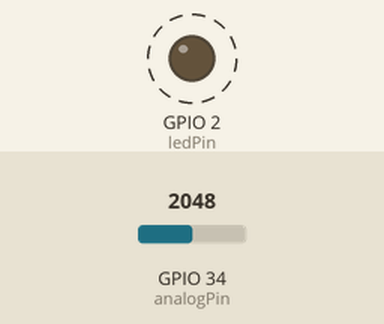
Recording of a sketch running on a simulated ESP32. On the bench: output pins drawn as LEDs (lit = HIGH). Dashed ring = blinking. Inputs (shaded band) come from the test bench; at power-on: GPIO 34 (analogPin) = 2048. Random numbers use the default seed unless the sketch sets one; what the sketch prints to the serial monitor is not drawn.

Above: at 0.2 s.
Timing chart, 0 to 3.0 s (numbered marks = the images above):
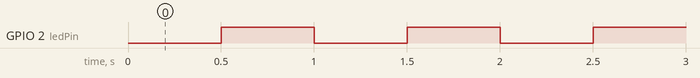

The sketch:

moving-average.ino
```cpp
// ================= 全局变量区 =================
const int analogPin = 34;
const int ledPin = 2;

unsigned long lastBlinkTime = 0;
unsigned long lastAdcTime = 0;
bool ledState = false;
int blinkInterval = 500;

// ================= 今天的新增变量（滤波用） =================
const int numReadings = 50;      // 滤波窗口大小（每次算50个数据的平均值）
int readings[numReadings];       // 存储最近50次读数的数组
int readIndex = 0;               // 当前数组存储位置索引
int total = 0;                   // 当前所有读数的总和
int average = 0;                 // 最终的平滑平均值

void setup() {
  Serial.begin(115200);
  pinMode(ledPin, OUTPUT);

  // 初始化数组，全部清零
  for (int i = 0; i < numReadings; i++) {
    readings[i] = 0;
  }
  Serial.println("Day 5: 移动平均滤波已启动...");
}

void loop() {
  // ---------- 任务 1：串口指令（保留Day 4的功能） ----------
  if (Serial.available() > 0) {
    char cmd = Serial.read();
    if (cmd == '1') blinkInterval = 100;
    if (cmd == '2') blinkInterval = 1000;
  }

  // ---------- 任务 2：滤波与ADC采样（每50ms执行一次） ----------
  if (millis() - lastAdcTime >= 50) { // 我们加快频率到50ms
    lastAdcTime = millis();

    // 1. 减去最老的读数（将它移出总和）
    total = total - readings[readIndex];

    // 2. 读取新的ADC值，存入数组
    // 人为加入 ±20 的随机噪声，模拟现实世界
int noise = random(-20, 20);
readings[readIndex] = analogRead(analogPin) + noise;

    // 3. 将新读数加到总和中
    total = total + readings[readIndex];

    // 4. 数组索引前进1位，如果到了末尾就回到开头（循环数组）
    readIndex = readIndex + 1;
    if (readIndex >= numReadings) {
      readIndex = 0;
    }

    // 5. 计算平均值
    average = total / numReadings;

    // 6. 打印对比：左边是原始值（跳动大），右边是平均值（平滑）
    Serial.print("Raw: ");
    Serial.print(analogRead(analogPin) + random(-20, 20)); // 打印一次原始值做对比
    Serial.print(" | Filtered: ");
    Serial.print(average);

    // 顺便把平均值换算成电压打印出来
    float voltage = average * (3.3 / 4095.0);
    Serial.print(" | Voltage: ");
    Serial.print(voltage);
    Serial.println(" V");
  }

  // ---------- 任务 3：LED闪烁（保持并行） ----------
  if (millis() - lastBlinkTime >= blinkInterval) {
    lastBlinkTime = millis();
    ledState = !ledState;
    digitalWrite(ledPin, ledState);
  }
}
```

Measured:
- by itself, GPIO 2 (ledPin): alternates HIGH for 0.50 s and LOW for 0.50 s
